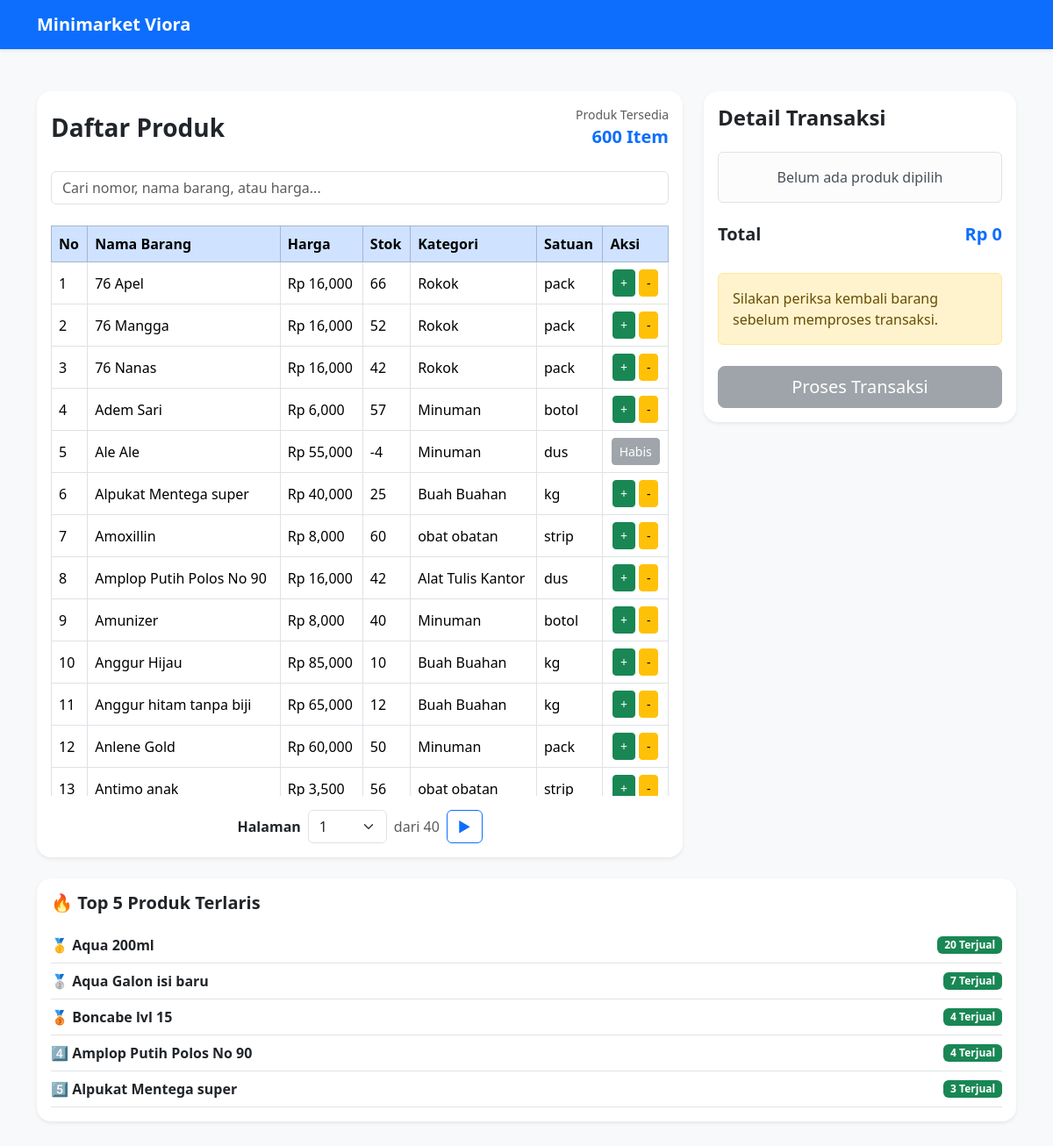
The page / on the database its author committed.
### tables this page shows
CREATE TABLE `barang` (
  `id_barang` int NOT NULL,
  `id_kategori` int NOT NULL,
  `id_satuan` int NOT NULL,
  `nama_barang` varchar(100) NOT NULL,
  `harga` int NOT NULL,
  `stok` int NOT NULL DEFAULT '0',
  `created_at` timestamp NOT NULL DEFAULT CURRENT_TIMESTAMP
);

CREATE TABLE `kategori` (
  `id_kategori` int NOT NULL,
  `nama_kategori` varchar(100) NOT NULL
);

CREATE TABLE `satuan` (
  `id_satuan` int NOT NULL,
  `nama_satuan` varchar(50) NOT NULL
);

### index.php (the view, shortened to what this page needs)
<?php
include 'config/db.php';
$current_url = $_SERVER['REQUEST_URI'];
$cari = mysqli_real_escape_string($koneksi, $_GET['cari'] ?? '');
$limit = 15;
$halaman = isset($_GET['hal']) ? (int)$_GET['hal'] : 1;
$offset = ($halaman - 1) * $limit;
$total_data = mysqli_num_rows(
    mysqli_query(
        $koneksi,
        "SELECT barang.id_barang
        FROM barang
        LEFT JOIN kategori
            ON barang.id_kategori = kategori.id_kategori
        LEFT JOIN satuan
            ON barang.id_satuan = satuan.id_satuan
        WHERE
            barang.nama_barang LIKE '%$cari%'
            OR barang.harga LIKE '%$cari%'
            OR kategori.nama_kategori LIKE '%$cari%'
            OR satuan.nama_satuan LIKE '%$cari%'"
    )
);
$total_halaman = ceil($total_data / $limit);
$total_barang_tersedia = $total_data;
$query = mysqli_query(
    $koneksi,
    "SELECT barang.*,
            kategori.nama_kategori,
            satuan.nama_satuan
        FROM barang
        LEFT JOIN kategori
            ON barang.id_kategori = kategori.id_kategori
        LEFT JOIN satuan
            ON barang.id_satuan = satuan.id_satuan
        WHERE
            barang.nama_barang LIKE '%$cari%'
            OR barang.harga LIKE '%$cari%'
            OR kategori.nama_kategori LIKE '%$cari%'
            OR satuan.nama_satuan LIKE '%$cari%'
        ORDER BY barang.nama_barang ASC
        LIMIT $offset, $limit"
);
$total = 0;
$query_best_seller = mysqli_query(
    $koneksi,
    "SELECT
        barang.id_barang,
        barang.nama_barang,
        barang.stok,
        SUM(detail_transaksi.qty) AS total_terjual
    FROM detail_transaksi
    INNER JOIN barang
        ON detail_transaksi.id_barang = barang.id_barang
    GROUP BY
        barang.id_barang,
        barang.nama_barang,
        barang.stok
    ORDER BY total_terjual DESC
    LIMIT 5"
);
?>
<!DOCTYPE html>
<html lang="id">
<head>
    <link href="https://cdn.jsdelivr.net/npm/bootstrap@5.3.8/dist/css/bootstrap.min.css" rel="stylesheet"
>
</head>
<body class="bg-light">
    <nav class="navbar navbar-expand-lg navbar-dark bg-primary shadow-sm">
        <div class="container">
            <a class="navbar-brand fw-bold" href="#">
                Minimarket Viora
            </a>
        </div>
    </nav>
    <div class="container py-5">
        <div class="row">
            <div class="col-lg-8">
                <div class="card border-0 shadow-sm rounded-4">
                    <div class="card-body">
                        <div class="d-flex justify-content-between align-items-center mb-4">
                            <h3 class="fw-bold mb-0">
                                Daftar Produk
                            </h3>
                            <div class="text-end">
                                <div class="small text-muted">
                                    Produk Tersedia
                                </div>
                                <div class="fw-bold text-primary fs-5">
                                    <?= number_format($total_barang_tersedia); ?> Item
                                </div>
                            </div>
                        </div>
                        <form method="GET" class="mb-4" id="formCari">
                            <input type="text" id="inputCari" name="cari" class="form-control"
                                placeholder="Cari nomor, nama barang, atau harga..."
                                value="<?= htmlspecialchars($cari); ?>">
                        </form>
                        <div class="table-responsive produk-scroll">
                            <table class="table table-bordered align-middle text-nowrap">
                                <thead class="table-primary">
                                    <tr>
                                        <th>No</th>
                                        <th>Nama Barang</th>
                                        <th>Harga</th>
                                        <th>Stok</th>
                                        <th>Kategori</th>
                                        <th>Satuan</th>
                                        <th>Aksi</th>
                                    </tr>
                                </thead>
                                <tbody>
                                    <?php
                                    $no = $offset + 1;
                                    while ($barang = mysqli_fetch_assoc($query)) :
                                        $id_barang = $barang['id_barang'];
                                        $qty_di_keranjang = 0;
                                    ?>
                                    <tr>
                                        <td>
                                            <?= $no++ ; ?>
                                        </td>
                                        <td>
                                            <?= $barang['nama_barang']; ?>
                                        </td>
                                        <td>
                                            Rp <?= number_format($barang['harga']); ?>
                                        </td>
                                        <td>
                                            <?= $barang['stok']; ?>
                                        </td>
                                        <td>
                                            <?= $barang['nama_kategori']; ?>
                                        </td>
                                        <td><?= $barang['nama_satuan'] ?? '-'; ?></td>
                                        <td class="text-center">
                                            <?php if ($barang['stok'] <= 0) : ?>
                                            <button class="btn btn-secondary btn-sm" disabled>
                                                Habis
                                            </button>
                                            <?php else : ?>
                                            <div class="d-flex justify-content-center align-items-center gap-1">
                                                <?php if ($qty_di_keranjang >= $barang['stok']) : ?>
                                                <button class="btn btn-dark btn-sm" disabled>
                                                    MAX
                                                </button>
                                                <?php else : ?>
                                                <a href="?tambah=<?= $id_barang; ?>&redirect=<?= urlencode($current_url) ?>"
                                                    class="btn btn-success btn-sm">
                                                    +
                                                </a>
                                                <?php endif; ?>
                                                <a href="?kurangi=<?= $id_barang; ?>&redirect=<?= urlencode($current_url) ?>"
                                                    class="btn btn-warning btn-sm">
                                                    -
                                                </a>
                                            </div>
                                            <?php endif; ?>
                                        </td>
                                    </tr>
                                    <?php endwhile; ?>
                                </tbody>
                            </table>
                        </div>
                        <div class="d-flex justify-content-center align-items-center gap-2 mt-3">
                            <form method="GET" class="d-flex align-items-center gap-2">
                                <label class="fw-semibold">
                                    Halaman
                                </label>
                                <select name="hal" class="form-select" onchange="this.form.submit()" style="width:90px">
                                    <?php for($i=1; $i<=$total_halaman; $i++): ?>
                                    <option value="<?= $i ?>" <?= $halaman==$i ? 'selected' : '' ?>>
                                        <?= $i ?>
                                    </option>
                                    <?php endfor; ?>
                                </select>
                                <span class="text-muted">
                                    dari <?= $total_halaman ?>
                                </span>
                            </form>
                            <?php if($halaman < $total_halaman): ?>
                            <a href="?cari=<?= urlencode($cari) ?>&hal=<?= $halaman+1 ?>"
                                class="btn btn-outline-primary">
                                ▶
                            </a>
                            <?php endif; ?>
                        </div>
                    </div>
                </div>
            </div>
            <div class="col-lg-4 mt-4 mt-lg-0">
                <div class="card border-0 shadow-sm rounded-4">
                    <div class="card-body">
                        <h4 class="fw-bold mb-4">
                            Detail Transaksi
                        </h4>
                        <?php if (!empty($_SESSION['keranjang'])) : ?>
                        <div class="detail-transaksi-scroll">
                            <?php foreach (array_reverse($_SESSION['keranjang']) as $item) : ?>
                            <div class="border-bottom pb-3 mb-3">
                                <div class="d-flex justify-content-between align-items-center">
                                    <div>
                                        <div class="fw-semibold">
                                            <?= $item['nama_barang']; ?>
                                        </div>
                                        <small class="text-muted">
                                            Rp <?= number_format($item['harga']); ?>
                                        </small>
                                        <div class="small text-primary">
                                            Subtotal :
                                            Rp <?= number_format(
                                                $item['harga'] * $item['qty']
                                            ); ?>
                                        </div>
                                    </div>
                                    <div class="d-flex align-items-center gap-2">
                                        <a href="?kurangi=<?= $item['id_barang']; ?>&redirect=<?= urlencode($current_url) ?>"
                                            class="btn btn-warning btn-sm">
                                            -
                                        </a>
                                        <span class="fw-bold">
                                            <?= $item['qty']; ?>
                                        </span>
                                        <a href="?tambah=<?= $item['id_barang']; ?>&redirect=<?= urlencode($current_url) ?>"
                                            class="btn btn-success btn-sm">
                                            +
                                        </a>
                                    </div>
                                </div>
                            </div>
                            <?php endforeach; ?>
                        </div>
                        <?php else : ?>
                        <div class="alert alert-light border text-center">
                            Belum ada produk dipilih
                        </div>
                        <?php endif; ?>
                        <div class="d-flex justify-content-between mt-4">
                            <h5 class="fw-bold">
                                Total
                            </h5>
                            <h5 class="text-primary fw-bold">
                                Rp <?= number_format($total); ?>
                            </h5>
                        </div>
                        <div class="alert alert-warning mt-4 mb-0">
                            Silakan periksa kembali barang sebelum memproses transaksi.
                        </div>
                        <div class="d-grid mt-4">
                            <?php if (!empty($_SESSION['keranjang'])) : ?>
                            <form action="proses/pembeli/proses_simpan_transaksi.php" method="POST" class="d-grid">
                                <button class="btn btn-primary btn-lg" type="submit">
                                    Proses Transaksi
                                </button>
                            </form>
                            <?php else : ?>
                            <button class="btn btn-secondary btn-lg" disabled>
                                Proses Transaksi
                            </button>
                            <?php endif; ?>
                        </div>
                    </div>
                </div>
            </div>
        </div>
        <div class="row mt-4">
            <div class="col-12">
                <div class="card border-0 shadow-sm rounded-4">
                    <div class="card-body">
                        <h5 class="fw-bold mb-3">
                            🔥 Top 5 Produk Terlaris
                        </h5>
                        <div class="best-seller-scroll">
                            <?php if(mysqli_num_rows($query_best_seller) > 0): ?>
                            <?php
                                $ranking = 1;
                                while($best = mysqli_fetch_assoc($query_best_seller)):
                            ?>
                            <div class="d-flex justify-content-between align-items-center border-bottom py-2">
                                <div class="fw-semibold">
                                    <?php
                            if ($ranking == 1) echo "🥇";
                            elseif ($ranking == 2) echo "🥈";
                            elseif ($ranking == 3) echo "🥉";
                            elseif ($ranking == 4) echo "4️⃣";
                            else echo "5️⃣";
                            ?>
                                    <?= htmlspecialchars($best['nama_barang']); ?>
                                </div>
                                <span class="badge bg-success">
                                    <?= number_format($best['total_terjual']); ?> Terjual
                                </span>
                            </div>
                            <?php
                                $ranking++;
                                endwhile;
                            ?>
                            <?php else: ?>
                            <div class="text-center text-muted">
                                Belum ada data penjualan
                            </div>
                            <?php endif; ?>
                        </div>
                    </div>
                </div>
            </div>
        </div>
</body>
</html>

### index.php (style rules this page uses)
.produk-scroll { max-height: 550px; overflow-y: auto; overflow-x: auto; -webkit-overflow-scrolling: touch; }
.table-responsive { overflow-x: auto; -webkit-overflow-scrolling: touch; }
.best-seller-scroll { max-height: 300px; overflow-y: auto; }
@media (min-width:992px) { .produk-scroll { max-height: 650px; } }
.produk-scroll thead th { position: sticky; top: -2px; z-index: 10; background: #cfe2ff; }
.best-seller-scroll { max-height: 270px; overflow-y: auto; }
@media (min-width: 1200px) { .table { min-width: 100%; } }

### rows shown on the page
barang: nama_barang "76 Apel", harga "16,000", stok "66", id_kategori.nama_kategori "Rokok", id_satuan.nama_satuan "pack"
barang: nama_barang "76 Mangga", harga "16,000", stok "52", id_kategori.nama_kategori "Rokok", id_satuan.nama_satuan "pack"
barang: nama_barang "76 Nanas", harga "16,000", stok "42", id_kategori.nama_kategori "Rokok", id_satuan.nama_satuan "pack"
barang: nama_barang "Adem Sari", harga "6,000", stok "57", id_kategori.nama_kategori "Minuman", id_satuan.nama_satuan "botol"
barang: nama_barang "Ale Ale", harga "55,000", stok "-4", id_kategori.nama_kategori "Minuman", id_satuan.nama_satuan "dus", shows "Habis"
barang: nama_barang "Alpukat Mentega super", harga "40,000", stok "25", id_kategori.nama_kategori "Buah Buahan", id_satuan.nama_satuan "kg", shows "5️⃣", total_terjual "3"
barang: nama_barang "Amoxillin", harga "8,000", stok "60", id_kategori.nama_kategori "obat obatan", id_satuan.nama_satuan "strip"
barang: nama_barang "Amplop Putih Polos No 90", harga "16,000", stok "42", id_kategori.nama_kategori "Alat Tulis Kantor", id_satuan.nama_satuan "dus", shows "4️⃣", total_terjual "4"
barang: nama_barang "Amunizer", harga "8,000", stok "40", id_kategori.nama_kategori "Minuman", id_satuan.nama_satuan "botol"
barang: nama_barang "Anggur Hijau", harga "85,000", stok "10", id_kategori.nama_kategori "Buah Buahan", id_satuan.nama_satuan "kg"
barang: nama_barang "Anggur hitam tanpa biji", harga "65,000", stok "12", id_kategori.nama_kategori "Buah Buahan", id_satuan.nama_satuan "kg"
barang: nama_barang "Anlene Gold", harga "60,000", stok "50", id_kategori.nama_kategori "Minuman", id_satuan.nama_satuan "pack"
barang: nama_barang "Antimo anak", harga "3,500", stok "56", id_kategori.nama_kategori "obat obatan", id_satuan.nama_satuan "strip"
barang: nama_barang "Aqua 200ml", total_terjual "20"
barang: nama_barang "Aqua Galon isi baru", total_terjual "7"
barang: nama_barang "Boncabe lvl 15", total_terjual "4"

### other values the page prints
$total_barang_tersedia "600"
$total_halaman "40"
$total "0"
form field hal "1"
